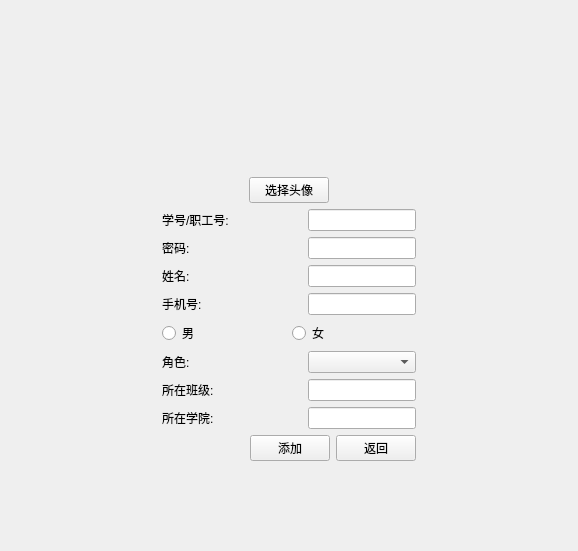
<?xml version="1.0" encoding="UTF-8"?>
<ui version="4.0">
 <class>AdminAddUser</class>
 <widget class="QWidget" name="AdminAddUser">
  <property name="geometry">
   <rect>
    <x>0</x>
    <y>0</y>
    <width>578</width>
    <height>551</height>
   </rect>
  </property>
  <property name="windowTitle">
   <string>Form</string>
  </property>
  <layout class="QGridLayout" name="gridLayout_12">
   <item row="0" column="1">
    <spacer name="verticalSpacer">
     <property name="orientation">
      <enum>Qt::Vertical</enum>
     </property>
     <property name="sizeHint" stdset="0">
      <size>
       <width>20</width>
       <height>53</height>
      </size>
     </property>
    </spacer>
   </item>
   <item row="1" column="0">
    <spacer name="horizontalSpacer_4">
     <property name="orientation">
      <enum>Qt::Horizontal</enum>
     </property>
     <property name="sizeHint" stdset="0">
      <size>
       <width>114</width>
       <height>20</height>
      </size>
     </property>
    </spacer>
   </item>
   <item row="1" column="1" colspan="2">
    <widget class="QWidget" name="widget" native="true">
     <property name="maximumSize">
      <size>
       <width>400</width>
       <height>16777215</height>
      </size>
     </property>
     <layout class="QGridLayout" name="gridLayout_11">
      <item row="0" column="0">
       <layout class="QGridLayout" name="gridLayout_7">
        <item row="0" column="1">
         <widget class="QLabel" name="l_Touxiang">
          <property name="minimumSize">
           <size>
            <width>80</width>
            <height>80</height>
           </size>
          </property>
          <property name="maximumSize">
           <size>
            <width>80</width>
            <height>80</height>
           </size>
          </property>
          <property name="text">
           <string/>
          </property>
         </widget>
        </item>
        <item row="1" column="1">
         <widget class="QPushButton" name="pushButton">
          <property name="text">
           <string>选择头像</string>
          </property>
         </widget>
        </item>
        <item row="0" column="0">
         <spacer name="horizontalSpacer">
          <property name="orientation">
           <enum>Qt::Horizontal</enum>
          </property>
          <property name="sizeHint" stdset="0">
           <size>
            <width>40</width>
            <height>20</height>
           </size>
          </property>
         </spacer>
        </item>
        <item row="0" column="2">
         <spacer name="horizontalSpacer_2">
          <property name="orientation">
           <enum>Qt::Horizontal</enum>
          </property>
          <property name="sizeHint" stdset="0">
           <size>
            <width>40</width>
            <height>20</height>
           </size>
          </property>
         </spacer>
        </item>
       </layout>
      </item>
      <item row="1" column="0">
       <layout class="QGridLayout" name="gridLayout">
        <item row="0" column="0">
         <widget class="QLabel" name="label">
          <property name="minimumSize">
           <size>
            <width>140</width>
            <height>0</height>
           </size>
          </property>
          <property name="maximumSize">
           <size>
            <width>140</width>
            <height>16777215</height>
           </size>
          </property>
          <property name="text">
           <string>学号/职工号:</string>
          </property>
         </widget>
        </item>
        <item row="0" column="1">
         <widget class="QLineEdit" name="le_readerID">
          <property name="sizePolicy">
           <sizepolicy hsizetype="Preferred" vsizetype="Fixed">
            <horstretch>0</horstretch>
            <verstretch>0</verstretch>
           </sizepolicy>
          </property>
         </widget>
        </item>
       </layout>
      </item>
      <item row="2" column="0">
       <layout class="QGridLayout" name="gridLayout_2">
        <item row="0" column="0">
         <widget class="QLabel" name="label_2">
          <property name="minimumSize">
           <size>
            <width>140</width>
            <height>0</height>
           </size>
          </property>
          <property name="maximumSize">
           <size>
            <width>140</width>
            <height>16777215</height>
           </size>
          </property>
          <property name="text">
           <string>密码:</string>
          </property>
         </widget>
        </item>
        <item row="0" column="1">
         <widget class="QLineEdit" name="le_readerPwd">
          <property name="sizePolicy">
           <sizepolicy hsizetype="Preferred" vsizetype="Fixed">
            <horstretch>0</horstretch>
            <verstretch>0</verstretch>
           </sizepolicy>
          </property>
         </widget>
        </item>
       </layout>
      </item>
      <item row="3" column="0">
       <layout class="QGridLayout" name="gridLayout_3">
        <item row="0" column="0">
         <widget class="QLabel" name="label_3">
          <property name="minimumSize">
           <size>
            <width>140</width>
            <height>0</height>
           </size>
          </property>
          <property name="maximumSize">
           <size>
            <width>140</width>
            <height>16777215</height>
           </size>
          </property>
          <property name="text">
           <string>姓名:</string>
          </property>
         </widget>
        </item>
        <item row="0" column="1">
         <widget class="QLineEdit" name="le_readerName">
          <property name="sizePolicy">
           <sizepolicy hsizetype="Preferred" vsizetype="Fixed">
            <horstretch>0</horstretch>
            <verstretch>0</verstretch>
           </sizepolicy>
          </property>
         </widget>
        </item>
       </layout>
      </item>
      <item row="4" column="0">
       <layout class="QGridLayout" name="gridLayout_4">
        <item row="0" column="0">
         <widget class="QLabel" name="label_4">
          <property name="minimumSize">
           <size>
            <width>140</width>
            <height>0</height>
           </size>
          </property>
          <property name="maximumSize">
           <size>
            <width>140</width>
            <height>16777215</height>
           </size>
          </property>
          <property name="text">
           <string>手机号:</string>
          </property>
         </widget>
        </item>
        <item row="0" column="1">
         <widget class="QLineEdit" name="le_readerPhone">
          <property name="sizePolicy">
           <sizepolicy hsizetype="Preferred" vsizetype="Fixed">
            <horstretch>0</horstretch>
            <verstretch>0</verstretch>
           </sizepolicy>
          </property>
         </widget>
        </item>
       </layout>
      </item>
      <item row="5" column="0">
       <layout class="QGridLayout" name="gridLayout_8">
        <item row="0" column="0">
         <widget class="QRadioButton" name="rb_man">
          <property name="text">
           <string>男</string>
          </property>
         </widget>
        </item>
        <item row="0" column="1">
         <widget class="QRadioButton" name="rb_women">
          <property name="text">
           <string>女</string>
          </property>
         </widget>
        </item>
       </layout>
      </item>
      <item row="6" column="0">
       <layout class="QGridLayout" name="gridLayout_9">
        <item row="0" column="0">
         <widget class="QLabel" name="label_8">
          <property name="minimumSize">
           <size>
            <width>140</width>
            <height>0</height>
           </size>
          </property>
          <property name="maximumSize">
           <size>
            <width>140</width>
            <height>16777215</height>
           </size>
          </property>
          <property name="text">
           <string>角色:</string>
          </property>
         </widget>
        </item>
        <item row="0" column="1">
         <widget class="QComboBox" name="comboBox">
          <property name="sizePolicy">
           <sizepolicy hsizetype="Preferred" vsizetype="Fixed">
            <horstretch>0</horstretch>
            <verstretch>0</verstretch>
           </sizepolicy>
          </property>
         </widget>
        </item>
       </layout>
      </item>
      <item row="7" column="0">
       <layout class="QGridLayout" name="gridLayout_5">
        <item row="0" column="0">
         <widget class="QLabel" name="label_5">
          <property name="minimumSize">
           <size>
            <width>140</width>
            <height>0</height>
           </size>
          </property>
          <property name="maximumSize">
           <size>
            <width>140</width>
            <height>16777215</height>
           </size>
          </property>
          <property name="text">
           <string>所在班级:</string>
          </property>
         </widget>
        </item>
        <item row="0" column="1">
         <widget class="QLineEdit" name="le_readerClassID">
          <property name="sizePolicy">
           <sizepolicy hsizetype="Preferred" vsizetype="Fixed">
            <horstretch>0</horstretch>
            <verstretch>0</verstretch>
           </sizepolicy>
          </property>
         </widget>
        </item>
       </layout>
      </item>
      <item row="8" column="0">
       <layout class="QGridLayout" name="gridLayout_6">
        <item row="0" column="0">
         <widget class="QLabel" name="label_6">
          <property name="minimumSize">
           <size>
            <width>140</width>
            <height>0</height>
           </size>
          </property>
          <property name="maximumSize">
           <size>
            <width>140</width>
            <height>16777215</height>
           </size>
          </property>
          <property name="text">
           <string>所在学院:</string>
          </property>
         </widget>
        </item>
        <item row="0" column="1">
         <widget class="QLineEdit" name="le_readerCollege">
          <property name="sizePolicy">
           <sizepolicy hsizetype="Preferred" vsizetype="Fixed">
            <horstretch>0</horstretch>
            <verstretch>0</verstretch>
           </sizepolicy>
          </property>
         </widget>
        </item>
       </layout>
      </item>
      <item row="9" column="0">
       <layout class="QGridLayout" name="gridLayout_10">
        <item row="0" column="0">
         <spacer name="horizontalSpacer_3">
          <property name="orientation">
           <enum>Qt::Horizontal</enum>
          </property>
          <property name="sizeHint" stdset="0">
           <size>
            <width>40</width>
            <height>20</height>
           </size>
          </property>
         </spacer>
        </item>
        <item row="0" column="1">
         <widget class="QPushButton" name="pb_AddReaderInfo">
          <property name="text">
           <string>添加</string>
          </property>
         </widget>
        </item>
        <item row="0" column="2">
         <widget class="QPushButton" name="pb_Back">
          <property name="text">
           <string>返回</string>
          </property>
         </widget>
        </item>
       </layout>
      </item>
     </layout>
    </widget>
   </item>
   <item row="1" column="3">
    <spacer name="horizontalSpacer_5">
     <property name="orientation">
      <enum>Qt::Horizontal</enum>
     </property>
     <property name="sizeHint" stdset="0">
      <size>
       <width>114</width>
       <height>20</height>
      </size>
     </property>
    </spacer>
   </item>
   <item row="2" column="2">
    <spacer name="verticalSpacer_2">
     <property name="orientation">
      <enum>Qt::Vertical</enum>
     </property>
     <property name="sizeHint" stdset="0">
      <size>
       <width>20</width>
       <height>52</height>
      </size>
     </property>
    </spacer>
   </item>
  </layout>
 </widget>
 <resources/>
 <connections/>
</ui>
